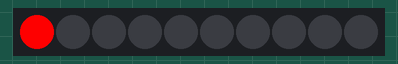
Simulated run of this program. Board: MicroPython board. On the bench: 10 RGB LEDs in strip order, left to right. Library files of the repository ran but are not shown: neopixel2.py.

Above: at 0.05 s.
At 0.65 s:
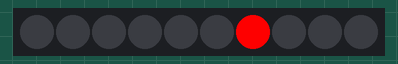
At 1.26 s:
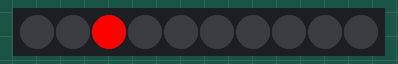

The program:

robo2.py
```python
from neopixel2 import Neopixel
from time import sleep

# número de LEDs na fita
num_pixels = 10

# cor no formato RGB (red, green, blue) => de 0 a 255
color = (250, 0, 0)

# fita de LED ligada no pino 28 do RaspBerry Pi
my_strip = Neopixel(num_pixels, 0, 28, "GRB")

while True:
    for i in range(0, num_pixels):
        my_strip.fill((0,0,0))
        my_strip[i] = color
#         my_strip.set_pixel(i, color)
        my_strip.show()
        sleep(.1)
```

Measured:
- by itself, everything shown: repeats every 1.0 s, in 10 steps
